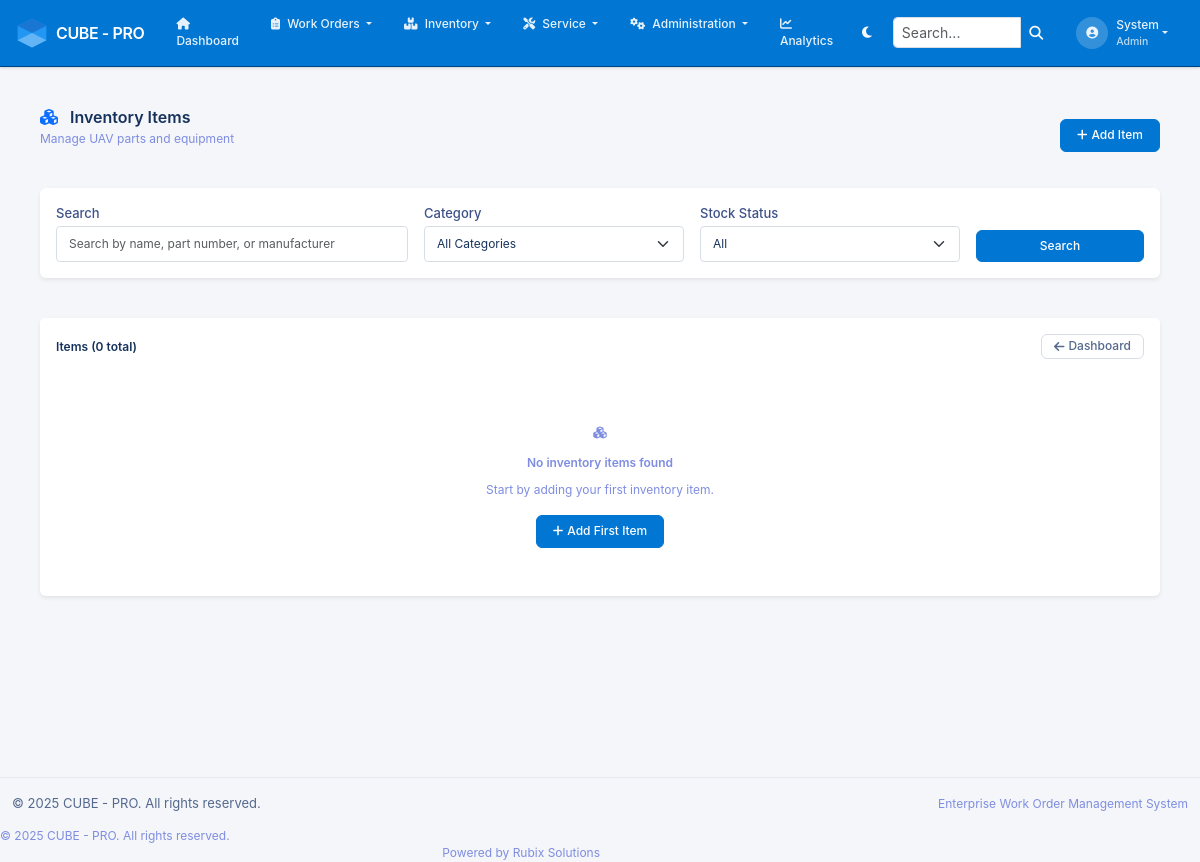
Before: /inventory/items (signed in) with the older database file.
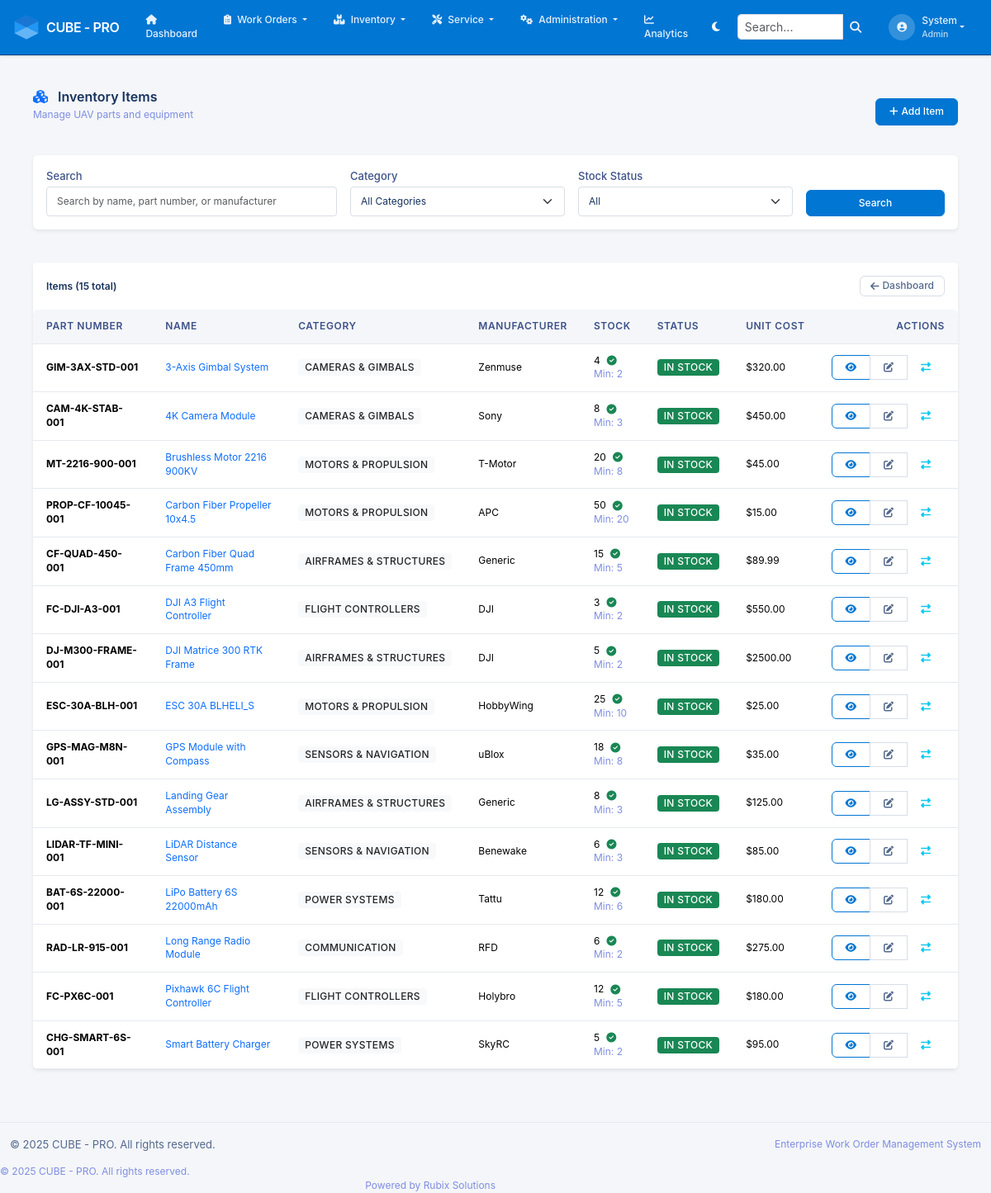
After: the same page with the newer database file.
### app/models.py (models this page shows, shortened)
class InventoryItem(db.Model):
    __tablename__ = 'inventory_items'
    id = db.Column(db.Integer, primary_key=True)
    part_number = db.Column(db.String(100), unique=True, nullable=False, index=True)
    name = db.Column(db.String(200), nullable=False)
    description = db.Column(db.Text)
    manufacturer = db.Column(db.String(100))
    model = db.Column(db.String(100))
    quantity_in_stock = db.Column(db.Integer, default=0, nullable=False)
    minimum_stock_level = db.Column(db.Integer, default=0)
    maximum_stock_level = db.Column(db.Integer, default=100)
    unit_cost = db.Column(db.Numeric(10, 2), default=0.00)
    weight = db.Column(db.Numeric(8, 3))  # in kg
    dimensions = db.Column(db.String(100))  # e.g., "10x5x2 cm"
    compatible_uav_models = db.Column(db.Text)  # JSON or comma-separated
    is_active = db.Column(db.Boolean, default=True)
    last_restocked = db.Column(db.DateTime)
    created_at = db.Column(db.DateTime, default=lambda: datetime.now(timezone.utc))
    updated_at = db.Column(db.DateTime, default=lambda: datetime.now(timezone.utc),
                          onupdate=lambda: datetime.now(timezone.utc))
    category_id = db.Column(db.Integer, db.ForeignKey('inventory_categories.id'))
    transactions = db.relationship('InventoryTransaction', backref='item', lazy='dynamic')
    work_order_parts = db.relationship('WorkOrderPart', backref='inventory_item', lazy='dynamic')
    @property
    def is_low_stock(self):
        return self.quantity_in_stock <= self.minimum_stock_level

class InventoryCategory(db.Model):
    __tablename__ = 'inventory_categories'
    id = db.Column(db.Integer, primary_key=True)
    name = db.Column(db.String(100), unique=True, nullable=False)
    description = db.Column(db.Text)
    created_at = db.Column(db.DateTime, default=lambda: datetime.now(timezone.utc))
    items = db.relationship('InventoryItem', backref='category', lazy='dynamic')

### app/inventory/routes.py (the view, shortened to what this page needs)
@bp.route('/items')
@login_required
def items():
    form = StockSearchForm()
    categories = InventoryCategory.query.all()
    form.category_id.choices = [(0, 'All Categories')] + [(c.id, c.name) for c in categories]
    query = InventoryItem.query.filter_by(is_active=True)
    category_param = request.args.get('category', type=int)
    search_param = request.args.get('search', '')
    stock_status_param = request.args.get('stock_status', '')
    if request.method == 'POST' and form.validate_on_submit():
        if form.search_term.data:
            search = f"%{form.search_term.data}%"
            query = query.filter(or_(
                InventoryItem.name.ilike(search),
                InventoryItem.part_number.ilike(search),
                InventoryItem.manufacturer.ilike(search)
            ))
        if form.category_id.data and form.category_id.data != 0:
            query = query.filter_by(category_id=form.category_id.data)
        if form.stock_status.data:
            if form.stock_status.data == 'out_of_stock':
                query = query.filter(InventoryItem.quantity_in_stock == 0)
            elif form.stock_status.data == 'low_stock':
                query = query.filter(
                    InventoryItem.quantity_in_stock <= InventoryItem.minimum_stock_level,
                    InventoryItem.quantity_in_stock > 0
                )
            elif form.stock_status.data == 'in_stock':
                query = query.filter(InventoryItem.quantity_in_stock > InventoryItem.minimum_stock_level)
    else:
        if category_param:
            query = query.filter_by(category_id=category_param)
            form.category_id.data = category_param
    page = request.args.get('page', 1, type=int)
    items = query.order_by(InventoryItem.name).paginate(
        page=page, per_page=20, error_out=False
    )
    selected_category = None
    if category_param:
        selected_category = InventoryCategory.query.get(category_param)
    return render_template('inventory/items.html', items=items, form=form, selected_category=selected_category)

### app/inventory/forms.py
class StockSearchForm(FlaskForm):
    search_term = StringField('Search', validators=[Optional(), Length(max=100)])
    category_id = SelectField('Category', coerce=int, validators=[Optional()])
    stock_status = SelectField('Stock Status',
                              choices=[('', 'All'), ('in_stock', 'In Stock'),
                                     ('low_stock', 'Low Stock'), ('out_of_stock', 'Out of Stock')],
                              validators=[Optional()])
    submit = SubmitField('Search')

### app/__init__.py (called while the page is built)
@login_manager.user_loader
def load_user(user_id):
    from app.models import User
    return User.query.get(int(user_id))

### app/models.py (called while the page is built)
    def has_role(self, role_name):
        return self.role and self.role.name == role_name

### app/templates/inventory/items.html (shortened to what the changed rows need)
{% extends "base.html" %}
{% block content %}
<div class="container-fluid py-4">
    <div class="row mb-4">
        <div class="col">
            <div class="d-flex justify-content-between align-items-center">
                <div>
                    <h2 class="mb-1">
                        <i class="fas fa-cubes text-primary me-2"></i>
                        Inventory Items
                    </h2>
                </div>
            </div>
        </div>
    </div>
    <div class="row">
        <div class="col">
            <div class="card border-0 shadow-sm">
                <div class="card-header bg-white border-0 py-3">
                    <div class="d-flex justify-content-between align-items-center">
                        <h5 class="mb-0">
                            Items ({{ items.total }} total)
                        </h5>
                        <div class="d-flex gap-2">
                            <a href="{{ url_for('inventory.dashboard') }}" class="btn btn-sm btn-outline-secondary">
                            </a>
                        </div>
                    </div>
                </div>
                <div class="card-body p-0">
                    {% if items.items %}
                        <div class="table-responsive">
                            <table class="table table-hover mb-0">
                                <thead class="table-light">
                                    <tr>
                                        <th>Part Number</th>
                                        <th>Name</th>
                                        <th>Category</th>
                                        <th>Manufacturer</th>
                                        <th>Stock</th>
                                        <th>Status</th>
                                        <th>Unit Cost</th>
                                        <th class="text-end">Actions</th>
                                    </tr>
                                </thead>
                                <tbody>
                                    {% for item in items.items %}
                                    <tr>
                                        <td>
                                            <strong>{{ item.part_number }}</strong>
                                        </td>
                                        <td>
                                            <a href="{{ url_for('inventory.view_item', id=item.id) }}" class="text-decoration-none">
                                                {{ item.name }}
                                            </a>
                                        </td>
                                        <td>
                                            {% if item.category %}
                                                <span class="badge bg-light text-dark">{{ item.category.name }}</span>
                                            {% else %}
                                                <span class="text-muted">-</span>
                                            {% endif %}
                                        </td>
                                        <td>{{ item.manufacturer or '-' }}</td>
                                        <td>
                                            <div class="d-flex align-items-center">
                                                <span class="me-2">{{ item.quantity_in_stock }}</span>
                                                {% if item.quantity_in_stock == 0 %}
                                                    <i class="fas fa-exclamation-circle text-danger" title="Out of stock"></i>
                                                {% elif item.is_low_stock %}
                                                    <i class="fas fa-exclamation-triangle text-warning" title="Low stock"></i>
                                                {% else %}
                                                    <i class="fas fa-check-circle text-success" title="In stock"></i>
                                                {% endif %}
                                            </div>
                                            <small class="text-muted">Min: {{ item.minimum_stock_level }}</small>
                                        </td>
                                        <td>
                                            {% if item.quantity_in_stock == 0 %}
                                                <span class="badge bg-danger">Out of Stock</span>
                                            {% elif item.is_low_stock %}
                                                <span class="badge bg-warning">Low Stock</span>
                                            {% else %}
                                                <span class="badge bg-success">In Stock</span>
                                            {% endif %}
                                        </td>
                                        <td>
                                            {% if item.unit_cost %}
                                                ${{ "%.2f"|format(item.unit_cost) }}
                                            {% else %}
                                                <span class="text-muted">-</span>
                                            {% endif %}
                                        </td>
                                        <td class="text-end">
                                            <div class="btn-group btn-group-sm">
                                                <a href="{{ url_for('inventory.view_item', id=item.id) }}"
                                                   class="btn btn-outline-primary" title="View Details">
                                                    <i class="fas fa-eye"></i>
                                                </a>
                                                <a href="{{ url_for('inventory.edit_item', id=item.id) }}"
                                                   class="btn btn-outline-secondary" title="Edit">
                                                    <i class="fas fa-edit"></i>
                                                </a>
                                                <a href="{{ url_for('inventory.add_transaction', id=item.id) }}"
                                                   class="btn btn-outline-info" title="Add Transaction">
                                                    <i class="fas fa-exchange-alt"></i>
                                                </a>
                                            </div>
                                        </td>
                                    </tr>
                                    {% endfor %}
                                </tbody>
                            </table>
                        </div>
                    {% else %}
                        <div class="text-center py-5">
                            <i class="fas fa-cubes text-muted fa-3x mb-3"></i>
                            <h5 class="text-muted">No inventory items found</h5>
                            <p class="text-muted">Start by adding your first inventory item.</p>
                            <a href="{{ url_for('inventory.create_item') }}" class="btn btn-primary">
                                <i class="fas fa-plus me-1"></i> Add First Item
                            </a>
                        </div>
                    {% endif %}
                </div>
            </div>
        </div>
    </div>
</div>
{% endblock %}

Changed rows visible on the page:
added InventoryItem: part_number "GIM-3AX-STD-001", name "3-Axis Gimbal System", category.name "CAMERAS & GIMBALS", manufacturer "Zenmuse", quantity_in_stock "4", minimum_stock_level "2", shows "IN STOCK", unit_cost "320.00"
added InventoryItem: part_number "CAM-4K-STAB-001", name "4K Camera Module", category.name "CAMERAS & GIMBALS", manufacturer "Sony", quantity_in_stock "8", minimum_stock_level "3", shows "IN STOCK", unit_cost "450.00"
added InventoryItem: part_number "MT-2216-900-001", name "Brushless Motor 2216 900KV", category.name "MOTORS & PROPULSION", manufacturer "T-Motor", quantity_in_stock "20", minimum_stock_level "8", shows "IN STOCK", unit_cost "45.00"
added InventoryItem: part_number "PROP-CF-10045-001", name "Carbon Fiber Propeller 10x4.5", category.name "MOTORS & PROPULSION", manufacturer "APC", quantity_in_stock "50", minimum_stock_level "20", shows "IN STOCK", unit_cost "15.00"
added InventoryItem: part_number "CF-QUAD-450-001", name "Carbon Fiber Quad Frame 450mm", category.name "AIRFRAMES & STRUCTURES", manufacturer "Generic", quantity_in_stock "15", minimum_stock_level "5", shows "IN STOCK", unit_cost "89.99"
added InventoryItem: part_number "FC-DJI-A3-001", name "DJI A3 Flight Controller", category.name "FLIGHT CONTROLLERS", manufacturer "DJI", quantity_in_stock "3", minimum_stock_level "2", shows "IN STOCK", unit_cost "550.00"
added InventoryItem: part_number "DJ-M300-FRAME-001", name "DJI Matrice 300 RTK Frame", category.name "AIRFRAMES & STRUCTURES", manufacturer "DJI", quantity_in_stock "5", minimum_stock_level "2", shows "IN STOCK", unit_cost "2500.00"
added InventoryItem: part_number "ESC-30A-BLH-001", name "ESC 30A BLHELI_S", category.name "MOTORS & PROPULSION", manufacturer "HobbyWing", quantity_in_stock "25", minimum_stock_level "10", shows "IN STOCK", unit_cost "25.00"
added InventoryItem: part_number "GPS-MAG-M8N-001", name "GPS Module with Compass", category.name "SENSORS & NAVIGATION", manufacturer "uBlox", quantity_in_stock "18", minimum_stock_level "8", shows "IN STOCK", unit_cost "35.00"
added InventoryItem: part_number "LG-ASSY-STD-001", name "Landing Gear Assembly", category.name "AIRFRAMES & STRUCTURES", manufacturer "Generic", quantity_in_stock "8", minimum_stock_level "3", shows "IN STOCK", unit_cost "125.00"
added InventoryItem: part_number "LIDAR-TF-MINI-001", name "LiDAR Distance Sensor", category.name "SENSORS & NAVIGATION", manufacturer "Benewake", quantity_in_stock "6", minimum_stock_level "3", shows "IN STOCK", unit_cost "85.00"
added InventoryItem: part_number "BAT-6S-22000-001", name "LiPo Battery 6S 22000mAh", category.name "POWER SYSTEMS", manufacturer "Tattu", quantity_in_stock "12", minimum_stock_level "6", shows "IN STOCK", unit_cost "180.00"
added InventoryItem: part_number "RAD-LR-915-001", name "Long Range Radio Module", category.name "COMMUNICATION", manufacturer "RFD", quantity_in_stock "6", minimum_stock_level "2", shows "IN STOCK", unit_cost "275.00"
added InventoryItem: part_number "FC-PX6C-001", name "Pixhawk 6C Flight Controller", category.name "FLIGHT CONTROLLERS", manufacturer "Holybro", quantity_in_stock "12", minimum_stock_level "5", shows "IN STOCK", unit_cost "180.00"
added InventoryItem: part_number "CHG-SMART-6S-001", name "Smart Battery Charger", category.name "POWER SYSTEMS", manufacturer "SkyRC", quantity_in_stock "5", minimum_stock_level "2", shows "IN STOCK", unit_cost "95.00"
Other visible differences:
{{ items.total }}: "0" → "15"
text no longer shown: "No inventory items found Start by adding your first inventory item. Add First Item"
text now shown: "PART NUMBER NAME CATEGORY MANUFACTURER STOCK STATUS UNIT COST ACTIONS"
